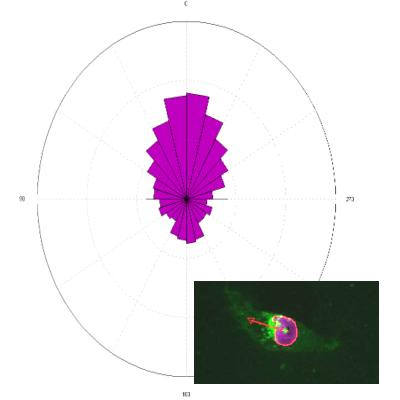
%> input picture ENDIS/Clipboard.jpg, 400 x 400 px
$ octave pipelineENDIS.m   (GNU Octave 9; MATLAB toolbox functions it lacks are replaced by stand-ins)
%> lines starting %> are read from the running program, lines starting %| are printed output that depends on the picture; in (x1, y1, x2, y2) boxes, pixels count from 0 and x2, y2 are one past the last pixel; in counts of white or black regions, pixels touching at a corner belong together; the program's own positions count from 1
### ENDIS/segmentGFnuclei.m
function  mask=segmentGFnuclei(imagetest)
% segmentGFnuclei.m: Segment nuclei on GFP images for Endosomes relative
% positioning
%   After a Gaussian filtering for smoothing, the image is simply
%   thresholded using half of the automatic threshold find by Otsu Method.
% Then all connected areas containing less than 100 pixels are removed.

% Perrine.paul-gilloteaux@curie.fr
h=fspecial('gaussian');
imagetest=mat2gray(imfilter(imagetest,h));
BWfinal=im2bw(imagetest,graythresh(imagetest)*0.5);

minArea=100;
CC = bwconncomp(BWfinal,4);
numPixels = cellfun(@numel,CC.PixelIdxList);
idx= find(numPixels<minArea);
for i=1:length(idx)
    BWfinal(CC.PixelIdxList{idx(i)}) = 0;
end
mask=BWfinal;

end

### ENDIS/pipelineENDIS.m
%% pipelineENDIS
% Workflow:
% 1)segmentation of the nuclei
% 2)if not happy, segment yourself and discard nuclei you do not want to
% follow
% 3) grow the nuclei mask to define a search area for endosomes
% 4)automatic segmentation vesicles from mcherry (only on the mask of nuclei)
% 5)autmatic change of the coordinate system according according to the center of the nuclei(star on the
% cell mask)and the speed vector
% main axe (the 2)and center of gravity

% Do it for one image:
% 31/03/2014: added nuclei position and speed in a separate excel file,
% save in a another directory.
% Perrine.Paul-Gilloteaux@curie.fr

clear all, close all;
%% get files names of the two stacks
% (2D + time tif stack, one for each channel and read info from files
[FileName,PathName,FilterIndex] = uigetfile('*GFP*.tif');
%> the answer given: Clipboard.jpg

imageGFP=[PathName,FileName];
folder_name = uigetdir(PathName,'Where to save Results for Endosomes');
%> the answer given: .
folder_namenuclei = uigetdir(PathName,'Where to save Results for Nuclei');
%> the answer given: .
imageEndosomes= regexprep(imageGFP,'1 GFP','1 mCherry');


info=imfinfo(imageGFP);
info2=imfinfo(imageEndosomes);

nbframes=length(info);


%% Let the user select a subsequence of the movie showing a nuclei
%(since division or appearance are not handled)
% Search
prompt = {'FirstFrame(included):','LastFrame:','Cut off speed (min) (pixel per frame)','Search Radius'};
dlg_title = 'Input';
num_lines = 1;
def = {'1',num2str(nbframes),'1','60'};
answer = inputdlg(prompt,dlg_title,num_lines,def);
%> the answer given: 1, 1, 1, 60

init=str2double( answer{1});
nbframes=str2double( answer{2});
minspeed=str2double( answer{3});
searchradius=str2double( answer{4});

%% initialisation
hlog = fspecial('log', 9,0.5); % createfilter for segmenting vesigles only once;


AllThetaVesicles=[];
AllRhoVesicles=[];

FrameNumber=[];
CellNumber=[];
SpeedNuclei=[];
NucleiCentroidX=[];
NucleiCentroidY=[];
NucleiSpeed=[];
NucleiTag=[];
NucleiFrame=[];
NucleiSCI=[];
vectorspeed=[];
sci=[];
%% Analyse one nuclei and corresponding endosomes positioning
% for each frame, start by segmenting all nudlei. At the first frame only,
% let the user select the nuclei to track by removing the other ones.
% Several nuclei can be followed at the same time.
% For each pair of frame, perform the nuclei association, dealing with
% disappearance or loss of the nuclei, and return the associated speed
% vector to give an orientation to a new system of coordinates. Nuclei are aprocessed only if they are moving, i.e. have a speed superior to minspeed parameter.
% Image is cropped around the center of the nuclei by 2x Searach radius for memory
% purposes.
% This system of coordiante is oriented such that the center is the center of gravity of the nuclei,
% and the ordinate axis is parallel to the speed vector of the processed nuclei.
% For ecah nuclei, in addition to its speed, an index called SCI gives the
% changes of orientation. It should be 1 for a perfect line, -1 is the
% nuceli changed its direction colinearly, and 0 for a 90 ndegree turn.
% The endosomes images are smoothed by median filetering, and then
% trafnsormed in the same coordiante system that nuclei images.
% The transform is also applied to the nuclei mask.
% This mask is dilated by the search radius and applied to theEndosomes are then segmented:
% after applying a laplacian of gaussian filter of sigma 0.5 pixels, all
% regional maxima not touching the border of the mask above a predifined intensity
% threshold of 40% of the max value of % the image are defined as watershed seeds.
% A marker-control watershed segmentation based on these seeds is
% applied, using a struscturing element disk of radius 1 .
%The coordinates of endosomes are then converted to the cartesian coordinate system
%as defined by the cenroid of the nuclei and its vector of displacement, to
%polar coordiante (where 0 degrees means in the direction of the nuclei
%displacement.
% Some movie are generated for check, with the outlines of the nuclei and
% the speed vector x30.
for i=init:nbframes

    currentframe=imread(imageGFP,'Info',info,'index',i);
%> currentframe is the input picture: size 400x400x3 uint8; mean R, G, B 223.6, 217.1, 223.5
    mask=segmentGFnuclei(currentframe);
%> in segmentGFnuclei, `BWfinal=im2bw(imagetest,graythresh(imagetest)*0.5);`:
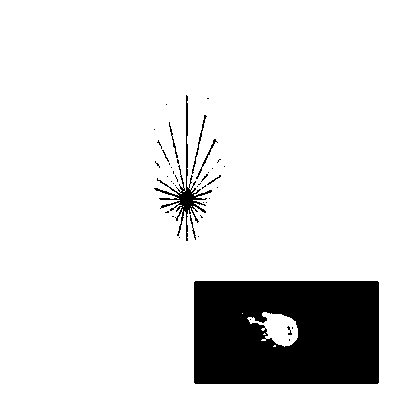
%> BWfinal: size 400x400 logical; 87.8% white; 43 black regions (36 under 20 px), largest, box (x1, y1, x2, y2) and area: (194, 281, 379, 384) 18086, (154, 95, 212, 241) 985, (192, 115, 207, 174) 96
%> in segmentGFnuclei, `CC = bwconncomp(BWfinal,4);`: CC = 17 connected components
%> in segmentGFnuclei, `numPixels = cellfun(@numel,CC.PixelIdxList);`: numPixels = 17 values, max 139536 at index 1, min 1 at index 3, mean 8264.2
%> in segmentGFnuclei, `idx= find(numPixels<minArea);`: idx = [2 3 4 5 6 7 8 9 10 11 12 14 15 16 17]
%> the loop in segmentGFnuclei, `for i=1:length(idx)` made 15 passes
%> after the loop in segmentGFnuclei, `for i=1:length(idx)`: BWfinal: size 400x400 logical; 87.8% white; 43 black regions (36 under 20 px), largest, box (x1, y1, x2, y2) and area: (194, 281, 379, 384) 18114, (154, 95, 212, 241) 1000, (192, 115, 207, 174) 96
    DIC=mat2gray(currentframe);
    maskperim=bwperim(mask,8);
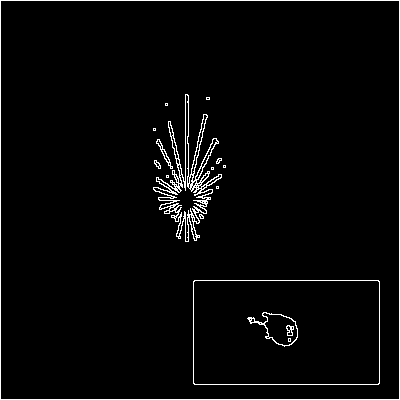
%> maskperim: size 400x400 logical; 2.7% white in thin lines or dots
    image_input=mat2gray(imread(imageEndosomes,'Info',info2,'index',i));
    DICmask=zeros(size(DIC,1),size(DIC,2),3);
%> (the run ends here)
